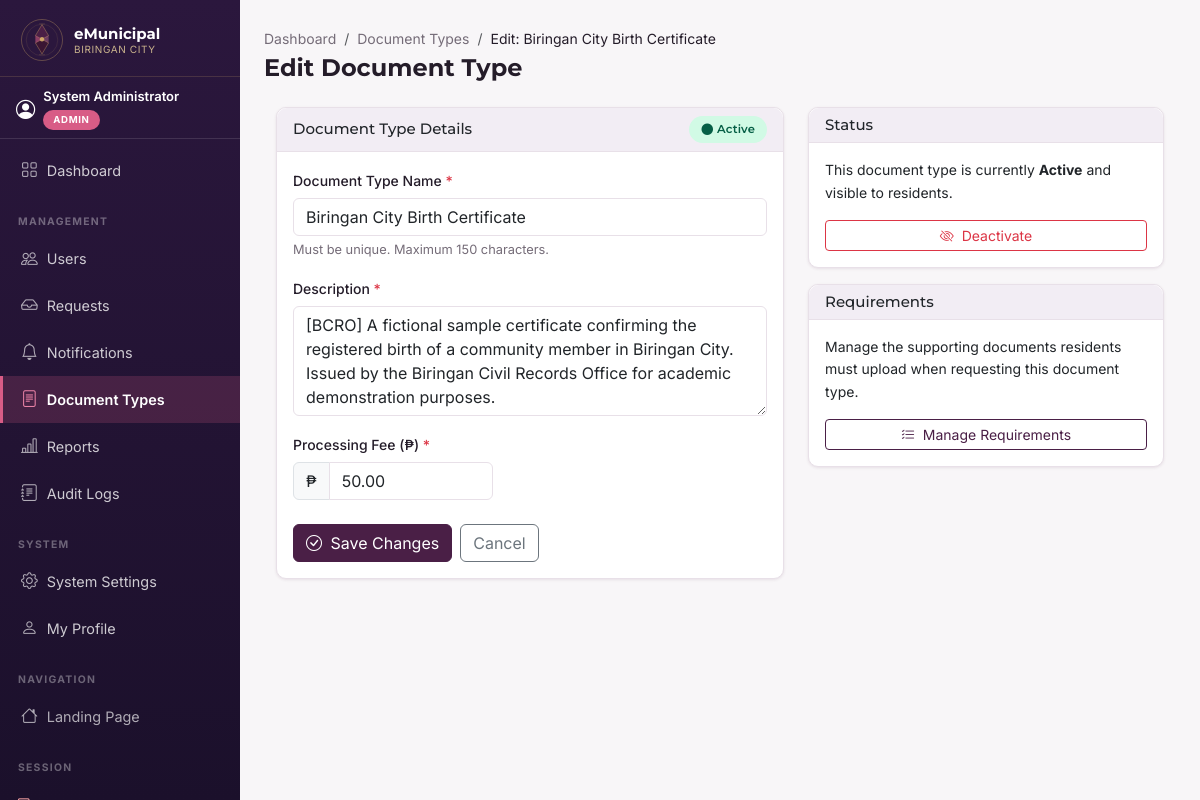
The page /admin/document-types/1/edit (signed in) on the database its author committed.
### tables this page shows
CREATE TABLE IF NOT EXISTS `document_types` (
    `id`             INT UNSIGNED  NOT NULL AUTO_INCREMENT,
    `name`           VARCHAR(150)  NOT NULL COMMENT 'e.g. Biringan City Residency Certificate',
    `description`    TEXT          NOT NULL,
    `processing_fee` DECIMAL(10,2) NOT NULL DEFAULT 0.00 COMMENT 'Standard fee in PHP pesos',
    `is_active`      TINYINT(1)    NOT NULL DEFAULT 1,
    `created_by`     INT UNSIGNED  NOT NULL COMMENT 'FK: Administrator who created',
    `updated_by`     INT UNSIGNED  NULL DEFAULT NULL,
    `created_at`     DATETIME      NOT NULL DEFAULT CURRENT_TIMESTAMP,
    `updated_at`     DATETIME      NOT NULL DEFAULT CURRENT_TIMESTAMP ON UPDATE CURRENT_TIMESTAMP,
    PRIMARY KEY (`id`),
    UNIQUE KEY `idx_document_types_name` (`name`),
    KEY `idx_document_types_is_active` (`is_active`),
    CONSTRAINT `fk_document_types_created_by`
        FOREIGN KEY (`created_by`) REFERENCES `users` (`id`)
        ON DELETE RESTRICT ON UPDATE CASCADE,
    CONSTRAINT `fk_document_types_updated_by`
        FOREIGN KEY (`updated_by`) REFERENCES `users` (`id`)
        ON DELETE SET NULL ON UPDATE CASCADE
);

### app/Controllers/BaseController.php (called while the page is built, shortened)
<?php
abstract class BaseController
{
    protected string $viewsPath;
    public function __construct()
    {
        $this->viewsPath = dirname(__DIR__, 2) . DIRECTORY_SEPARATOR . 'views';
    }
    protected function render(string $view, array $data = []): void
    {
        $viewFile = $this->viewsPath
            . DIRECTORY_SEPARATOR
            . str_replace('/', DIRECTORY_SEPARATOR, $view)
            . '.php';
        extract($data, EXTR_SKIP);
        require $viewFile;
    }
    protected function renderWithLayout(
        string $view,
        array  $data   = [],
        string $layout = 'layouts/public'
    ): void {
        $this->render($view, $data);
    }
}

### app/Controllers/Admin/DocumentTypeController.php (called while the page is built, shortened)
<?php
class DocumentTypeController extends BaseController
{
    public function edit(string $id): void
    {
        $documentType = $this->findOrRedirect((int)$id);
        $this->renderWithLayout('admin/document-types/edit', [
            'title'        => 'Edit Document Type — eMunicipal',
            'activePage'   => 'document-types',
            'documentType' => $documentType,
            'csrfToken'    => SecurityHelper::getCsrfToken(),
            'errors'       => SessionHelper::getFlash('dt_errors', []),
            'old'          => SessionHelper::getFlash('dt_old', []),
        ], 'layouts/auth');
    }
    private function findOrRedirect(int $id): array
    {
        try {
            $record = (new DocumentType())->find($id);
        } catch (\Throwable $e) {
            Logger::error('DocumentType findOrRedirect DB error: ' . $e->getMessage());
            SessionHelper::flash('error', 'A database error occurred. Please try again.');
            UrlHelper::redirect('/admin/document-types');
        }
        return $record;
    }
}

### app/Core/Router.php (called while the page is built, shortened)
<?php
class Router
{
    private array $routes = [];
    private string $basePath = '';
    public function __construct(string $basePath = '')
    {
        $this->basePath = rtrim($basePath, '/');
    }
    private function add(string $httpMethod, string $path, string $controller, string $action): void
    {
        $this->routes[$httpMethod][$path] = [
            'controller' => $controller,
            'method'     => $action,
        ];
    }
    public function dispatch(): void
    {
        $httpMethod = $_SERVER['REQUEST_METHOD'] ?? 'GET';
        $uri = parse_url($_SERVER['REQUEST_URI'] ?? '/', PHP_URL_PATH);
        $uri = rawurldecode($uri);
        if ($this->basePath !== '' && str_starts_with($uri, $this->basePath)) {
            $uri = substr($uri, strlen($this->basePath));
        }
        $uri = '/' . ltrim($uri, '/');
        $route = $this->match($httpMethod, $uri);
        $action          = $route['method'];
        $params          = $route['params'] ?? [];
        $controller = new $controllerClass();
        $controller->$action(...$params);
    }
    private function match(string $httpMethod, string $uri): ?array
    {
        $methodRoutes = $this->routes[$httpMethod] ?? [];
        foreach ($methodRoutes as $pattern => $route) {
            $regex = preg_replace('/\{[a-zA-Z_][a-zA-Z0-9_]*\}/', '([^/]+)', $pattern);
            $regex = '@^' . $regex . '$@';
            if (preg_match($regex, $uri, $matches)) {
                array_shift($matches);
                return array_merge($route, ['params' => $matches]);
            }
        }
        return null;
    }
}

### app/Core/Application.php (called while the page is built, shortened)
<?php
class Application
{
    private Router $router;
    public function __construct(string $basePath)
    {
        $this->basePath = rtrim($basePath, DIRECTORY_SEPARATOR);
        $this->config = require $this->basePath . '/config/app.php';
        $urlPath = parse_url($this->config['url'] ?? '', PHP_URL_PATH) ?? '';
        $this->router = new Router($urlPath);
    }
    public function run(string $routeFile): void
    {
        $this->router->dispatch();
    }
}

### public/index.php (called while the page is built, shortened)
<?php
$app = new Application(dirname(__DIR__));
$app->run(dirname(__DIR__) . '/routes/web.php');

### app/Core/Database.php (called while the page is built, shortened)
<?php
class Database
{
    private static ?PDO $instance = null;
    public static function getInstance(): PDO
    {
        if (self::$instance !== null) {
            return self::$instance;
        }
        $config = require dirname(__DIR__, 2) . '/config/database.php';
        $dsn = sprintf(
            'mysql:host=%s;port=%s;dbname=%s;charset=%s',
            $config['host'],
            $config['port'],
            $config['database'],
            $config['charset']
        );
        try {
            self::$instance = new PDO(
                $dsn,
                $config['username'],
                $config['password'],
                $config['options']
            );
        } catch (PDOException $e) {
            Logger::error('Database connection failed: ' . $e->getMessage());
            throw new RuntimeException(
                'Unable to connect to the database. Please check your configuration.'
            );
        }
        return self::$instance;
    }
}

### app/Models/BaseModel.php (called while the page is built, shortened)
<?php
abstract class BaseModel
{
    protected PDO    $db;
    protected string $table  = '';
    protected string $primaryKey = 'id';
    public function __construct()
    {
        $this->db = Database::getInstance();
    }
    public function find(int $id): array|false
    {
        $stmt = $this->db->prepare(
            "SELECT * FROM `{$this->table}` WHERE `{$this->primaryKey}` = :id LIMIT 1"
        );
        $stmt->execute([':id' => $id]);
        return $stmt->fetch();
    }
}

### views/admin/document-types/edit.php (the view, shortened to what this page needs)
<?php
$appUrl       = rtrim($_ENV['APP_URL'] ?? 'http://localhost/eMunicipal', '/');
$e            = fn(string $v) => htmlspecialchars($v, ENT_QUOTES, 'UTF-8');
$errors       = $errors       ?? [];
$old          = $old          ?? [];
$documentType = $documentType ?? [];
$typeId       = (int)($documentType['id'] ?? 0);
$val = function(string $key) use ($old, $documentType): string {
    if (!empty($old)) {
        return $old[$key] ?? '';
    }
    return (string)($documentType[$key] ?? '');
};
$inv = fn(string $k) => !empty($errors[$k]) ? ' is-invalid' : '';
?>
<nav aria-label="breadcrumb" class="mb-1">
    <ol class="breadcrumb mb-0">
        <li class="breadcrumb-item">
            <a href="<?= $e($appUrl) ?>/admin/dashboard">Dashboard</a>
        </li>
        <li class="breadcrumb-item">
            <a href="<?= $e($appUrl) ?>/admin/document-types">Document Types</a>
        </li>
        <li class="breadcrumb-item active" aria-current="page">
            Edit: <?= $e($documentType['name'] ?? '') ?>
        </li>
    </ol>
</nav>
<h1 class="mb-4 mt-1" style="font-size:1.5rem;font-weight:700;">
    Edit Document Type
</h1>
<div class="row">
    <div class="col-12 col-lg-8 col-xl-7">
        <div class="card">
            <div class="card-header d-flex justify-content-between align-items-center">
                <h2 class="mb-0" style="font-size:0.9375rem;">Document Type Details</h2>
                <?php if ($documentType['is_active'] ?? false): ?>
                <span class="status-badge status-approved">
                    <i class="bi bi-circle-fill" aria-hidden="true"></i> Active
                </span>
                <?php else: ?>
                <span class="status-badge status-cancelled">
                    <i class="bi bi-circle" aria-hidden="true"></i> Inactive
                </span>
                <?php endif; ?>
            </div>
            <div class="card-body">
                <form method="POST"
                      action="<?= $e($appUrl) ?>/admin/document-types/<?= $typeId ?>"
                      novalidate>
                    <div class="mb-3">
                        <label for="name" class="form-label">
                            Document Type Name
                            <span class="text-danger" aria-hidden="true">*</span>
                        </label>
                        <input type="text" id="name" name="name"
                               class="form-control<?= $inv('name') ?>"
                               value="<?= $e($val('name')) ?>"
                               maxlength="150" required
                               aria-describedby="<?= !empty($errors['name']) ? 'name-error' : 'name-help' ?>">
                        <div id="name-help" class="form-text">
                            Must be unique. Maximum 150 characters.
                        </div>
                    </div>
                    <div class="mb-3">
                        <label for="description" class="form-label">
                            Description
                            <span class="text-danger" aria-hidden="true">*</span>
                        </label>
                        <textarea id="description" name="description" rows="4"
                                  class="form-control<?= $inv('description') ?>"
                                  required
                                  aria-describedby="<?= !empty($errors['description']) ? 'desc-error' : '' ?>"><?= $e($val('description')) ?></textarea>
                    </div>
                    <div class="mb-4">
                        <label for="processing_fee" class="form-label">
                            Processing Fee (₱)
                            <span class="text-danger" aria-hidden="true">*</span>
                        </label>
                        <div class="input-group" style="max-width:200px;">
                            <span class="input-group-text" aria-hidden="true">₱</span>
                            <input type="number" id="processing_fee" name="processing_fee"
                                   class="form-control<?= $inv('processing_fee') ?>"
                                   value="<?= $e(number_format((float)$val('processing_fee'), 2, '.', '')) ?>"
                                   min="0" step="0.01" required
                                   aria-describedby="<?= !empty($errors['processing_fee']) ? 'fee-error' : '' ?>">
                        </div>
                    </div>
                    <div class="d-flex gap-2 flex-wrap">
                        <button type="submit" class="btn btn-primary">
                            <i class="bi bi-check-circle me-1" aria-hidden="true"></i> Save Changes
                        </button>
                        <a href="<?= $e($appUrl) ?>/admin/document-types"
                           class="btn btn-outline-secondary">
                            Cancel
                        </a>
                    </div>
                </form>
            </div>
        </div>
    </div>
    <div class="col-12 col-lg-4 col-xl-5 mt-4 mt-lg-0">
        <div class="card mb-3">
            <div class="card-header">
                <h2 class="mb-0" style="font-size:0.9375rem;">Status</h2>
            </div>
            <div class="card-body">
                <p class="mb-3" style="font-size:0.875rem;">
                    <?php if ($documentType['is_active'] ?? false): ?>
                    This document type is currently <strong>Active</strong> and visible to residents.
                    <?php else: ?>
                    This document type is <strong>Inactive</strong>. Residents cannot submit new requests for it.
                    <?php endif; ?>
                </p>
                <form method="POST"
                      action="<?= $e($appUrl) ?>/admin/document-types/<?= $typeId ?>/toggle"
                      data-confirm="<?= ($documentType['is_active'] ?? false)
                          ? 'Deactivate this document type? Residents will no longer be able to submit new requests for it.'
                          : 'Activate this document type? It will become available for new requests.' ?>">
                    <button type="submit"
                            class="btn btn-sm w-100 <?= ($documentType['is_active'] ?? false) ? 'btn-outline-danger' : 'btn-outline-success' ?>">
                        <?php if ($documentType['is_active'] ?? false): ?>
                        <i class="bi bi-eye-slash me-1" aria-hidden="true"></i> Deactivate
                        <?php else: ?>
                        <i class="bi bi-eye me-1" aria-hidden="true"></i> Activate
                        <?php endif; ?>
                    </button>
                </form>
            </div>
        </div>
        <div class="card">
            <div class="card-header">
                <h2 class="mb-0" style="font-size:0.9375rem;">Requirements</h2>
            </div>
            <div class="card-body">
                <p class="mb-3" style="font-size:0.875rem;">
                    Manage the supporting documents residents must upload when requesting this document type.
                </p>
                <a href="<?= $e($appUrl) ?>/admin/document-types/<?= $typeId ?>/requirements"
                   class="btn btn-sm btn-outline-primary w-100">
                    <i class="bi bi-list-check me-1" aria-hidden="true"></i>
                    Manage Requirements
                </a>
            </div>
        </div>
    </div>
</div>

### rows shown on the page
document_types: name "Biringan City Birth Certificate", description "[BCRO] A fictional sample certificate confirming the registered birth of a community member in Biringan City. Issued by the Biringan Civil Records Office for academic demonstration purposes.", processing_fee "50.00"

### other values the page prints
$appName "eMunicipal"
$firstName . ' ' . $lastName "System Administrator"
$role "ADMIN"
